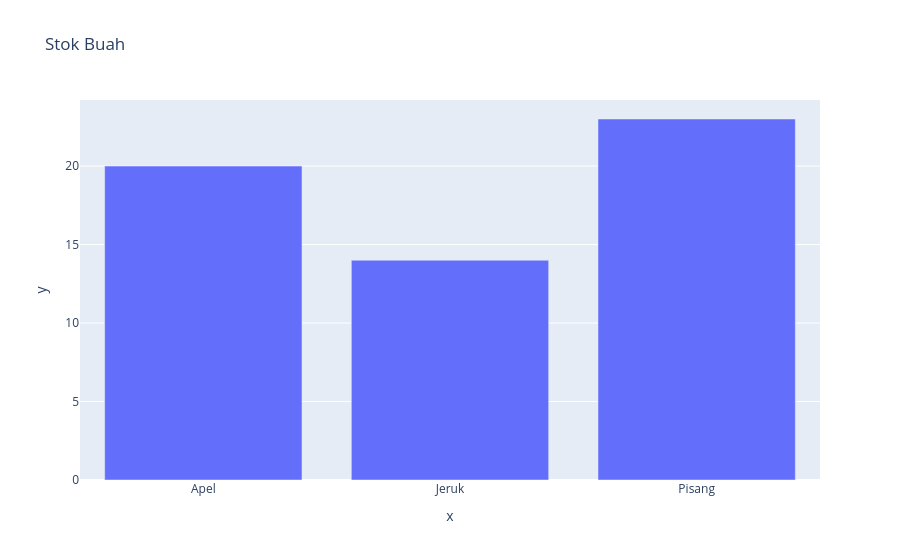

This figure's notebook cell:
### Markdown cell above
# Jenis plotly
1. Plotly Express (plotly.express)

  * Plotly Express (sering disingkat px) adalah wrapper tingkat tinggi (high-level interface) yang dirancang agar pengguna bisa membuat grafik interaktif dengan sangat cepat.

  * Karakteristik: Hanya butuh satu atau beberapa baris kode saja. Sangat cocok digunakan bersama dengan Pandas DataFrame.

  * Kelebihan: Otomatis mengatur warna, legenda, hover label, dan konfigurasi dasar grafik secara cerdas.

  * Kapan digunakan? Untuk eksplorasi data sehari-hari (Exploratory Data Analysis) atau saat Anda ingin membuat grafik standar (seperti scatter, bar, line, box plot) tanpa mau pusing dengan kustomisasi yang rumit.

2. Plotly Graph Objects (plotly.graph_objects)

* Plotly Graph Objects (sering disingkat go) adalah modul tingkat rendah (low-level interface) yang menjadi fondasi dari seluruh grafik di Plotly.

* Karakteristik: Struktur kodenya lebih panjang dan eksplisit karena setiap elemen grafik (sumbu, warna, titik data, layout) didefinisikan secara manual dalam bentuk dictionary atau objek Python.

* Kelebihan: Memberikan kontrol 100% terhadap setiap detail visualisasi Anda. Anda bisa menggabungkan berbagai jenis grafik yang tidak biasa dalam satu kanvas.

* Kapan digunakan? Ketika Plotly Express tidak lagi mampu memenuhi kebutuhan desain Anda yang sangat spesifik atau saat Anda membuat grafik kustom yang rumit.

3. Plotly Subplots (plotly.subplots)
* Ini adalah modul khusus yang digunakan untuk menggabungkan beberapa grafik (plots) ke dalam satu tampilan grid atau panel (seperti susunan 2x2 atau 1x3).

* Karakteristik: Menggunakan fungsi make_subplots untuk membagi area kanvas menjadi beberapa baris dan kolom.

* Kapan digunakan? Saat Anda ingin membandingkan beberapa tren data atau jenis grafik yang berbeda secara berdampingan dalam satu waktu.

4. Dash oleh Plotly
* Meskipun Dash adalah framework terpisah, ia merupakan bagian tak terpisahkan dari ekosistem Plotly untuk Python.

* Karakteristik: Dash digunakan untuk mengubah grafik-grafik Plotly yang sudah Anda buat menjadi aplikasi web atau dashboard analitik yang utuh dan interaktif tanpa perlu menguasai HTML, CSS, atau JavaScript.

* Kapan digunakan? Saat Anda ingin membagikan hasil analisis Anda kepada tim atau klien dalam bentuk aplikasi web interaktif yang memiliki tombol filter, dropdown, dan input dinamis lainnya.

### Code cell
import plotly.express as px

# Membuat grafik batang dengan 1 baris kode
fig = px.bar(x=['Apel', 'Jeruk', 'Pisang'], y=[20, 14, 23], title="Stok Buah")
fig.show()

### Figure 1 — Plotly figure (JSON) as saved in the notebook; plotly's stock layout.template omitted (floating-point values rounded to 4 significant figures)
{"data": [{"hovertemplate": "x=%{x}<br>y=%{y}<extra></extra>", "legendgroup": "", "marker": {"color": "#636efa", "pattern": {"shape": ""}}, "name": "", "orientation": "v", "showlegend": false, "textposition": "auto", "type": "bar", "x": ["Apel", "Jeruk", "Pisang"], "xaxis": "x", "y": [20, 14, 23], "yaxis": "y"}], "layout": {"barmode": "relative", "legend": {"tracegroupgap": 0}, "title": {"text": "Stok Buah"}, "xaxis": {"anchor": "y", "domain": [0, 1], "title": {"text": "x"}}, "yaxis": {"anchor": "x", "domain": [0, 1], "title": {"text": "y"}}}}
